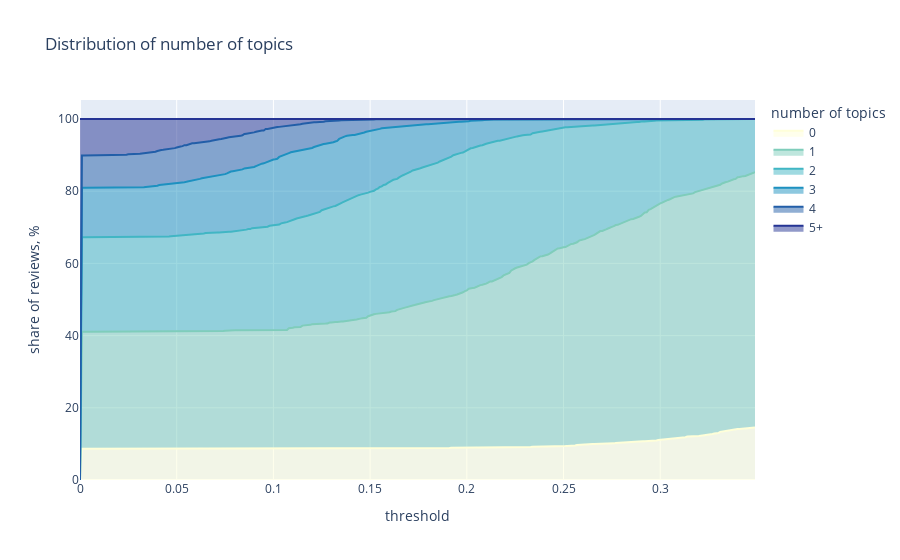

Write notebook code for a chart like this one.
### Code cell
import tqdm
import plotly.express as px

tmp_dfs = []

# iterating through different threshold levels
for thr in tqdm.tqdm(np.arange(0, 0.35, 0.001)):
    # calculating number of topics with probability > threshold for each document
    tmp_df = pd.DataFrame(list(map(lambda x: len(list(filter(lambda y: y >= thr, x))), topic_distr))).rename(
        columns = {0: 'num_topics'}
    )
    tmp_df['num_docs'] = 1
    
    tmp_df['num_topics_group'] = tmp_df['num_topics']\
        .map(lambda x: str(x) if x < 5 else '5+')
    
    # aggregating stats
    tmp_df_aggr = tmp_df.groupby('num_topics_group', as_index = False).num_docs.sum()
    tmp_df_aggr['threshold'] = thr
    
    tmp_dfs.append(tmp_df_aggr)

num_topics_stats_df = pd.concat(tmp_dfs).pivot(index = 'threshold', 
                              values = 'num_docs',
                              columns = 'num_topics_group').fillna(0)

num_topics_stats_df = num_topics_stats_df.apply(lambda x: 100.*x/num_topics_stats_df.sum(axis = 1))

# visualisation
colormap = px.colors.sequential.YlGnBu
px.area(num_topics_stats_df, 
       title = 'Distribution of number of topics',
       labels = {'num_topics_group': 'number of topics',
                'value': 'share of reviews, %'},
       color_discrete_map = {
          '0': colormap[0],
          '1': colormap[3],
          '2': colormap[4],
          '3': colormap[5],
          '4': colormap[6],
          '5+': colormap[7]
      })

### Figure 1 — Plotly figure (JSON) as saved in the notebook; plotly's stock layout.template omitted (floating-point values rounded to 4 significant figures; data arrays with more than 128 entries replaced by an {"elided": "..."} marker saying what was removed)
{"data": [{"fillpattern": {"shape": ""}, "hovertemplate": "number of topics=0<br>threshold=%{x}<br>share of reviews, %=%{y}<extra></extra>", "legendgroup": "0", "line": {"color": "rgb(255,255,217)"}, "marker": {"symbol": "circle"}, "mode": "lines", "name": "0", "orientation": "v", "showlegend": true, "stackgroup": "1", "type": "scatter", "x": {"elided": "350 float values"}, "xaxis": "x", "y": {"elided": "350 float values"}, "yaxis": "y"}, {"fillpattern": {"shape": ""}, "hovertemplate": "number of topics=1<br>threshold=%{x}<br>share of reviews, %=%{y}<extra></extra>", "legendgroup": "1", "line": {"color": "rgb(127,205,187)"}, "marker": {"symbol": "circle"}, "mode": "lines", "name": "1", "orientation": "v", "showlegend": true, "stackgroup": "1", "type": "scatter", "x": {"elided": "350 float values"}, "xaxis": "x", "y": {"elided": "350 float values"}, "yaxis": "y"}, {"fillpattern": {"shape": ""}, "hovertemplate": "number of topics=2<br>threshold=%{x}<br>share of reviews, %=%{y}<extra></extra>", "legendgroup": "2", "line": {"color": "rgb(65,182,196)"}, "marker": {"symbol": "circle"}, "mode": "lines", "name": "2", "orientation": "v", "showlegend": true, "stackgroup": "1", "type": "scatter", "x": {"elided": "350 float values"}, "xaxis": "x", "y": {"elided": "350 float values"}, "yaxis": "y"}, {"fillpattern": {"shape": ""}, "hovertemplate": "number of topics=3<br>threshold=%{x}<br>share of reviews, %=%{y}<extra></extra>", "legendgroup": "3", "line": {"color": "rgb(29,145,192)"}, "marker": {"symbol": "circle"}, "mode": "lines", "name": "3", "orientation": "v", "showlegend": true, "stackgroup": "1", "type": "scatter", "x": {"elided": "350 float values"}, "xaxis": "x", "y": {"elided": "350 float values"}, "yaxis": "y"}, {"fillpattern": {"shape": ""}, "hovertemplate": "number of topics=4<br>threshold=%{x}<br>share of reviews, %=%{y}<extra></extra>", "legendgroup": "4", "line": {"color": "rgb(34,94,168)"}, "marker": {"symbol": "circle"}, "mode": "lines", "name": "4", "orientation": "v", "showlegend": true, "stackgroup": "1", "type": "scatter", "x": {"elided": "350 float values"}, "xaxis": "x", "y": {"elided": "350 float values"}, "yaxis": "y"}, {"fillpattern": {"shape": ""}, "hovertemplate": "number of topics=5+<br>threshold=%{x}<br>share of reviews, %=%{y}<extra></extra>", "legendgroup": "5+", "line": {"color": "rgb(37,52,148)"}, "marker": {"symbol": "circle"}, "mode": "lines", "name": "5+", "orientation": "v", "showlegend": true, "stackgroup": "1", "type": "scatter", "x": {"elided": "350 float values"}, "xaxis": "x", "y": {"elided": "350 float values"}, "yaxis": "y"}], "layout": {"legend": {"title": {"text": "number of topics"}, "tracegroupgap": 0}, "title": {"text": "Distribution of number of topics"}, "xaxis": {"anchor": "y", "domain": [0, 1], "title": {"text": "threshold"}}, "yaxis": {"anchor": "x", "domain": [0, 1], "title": {"text": "share of reviews, %"}}}}
